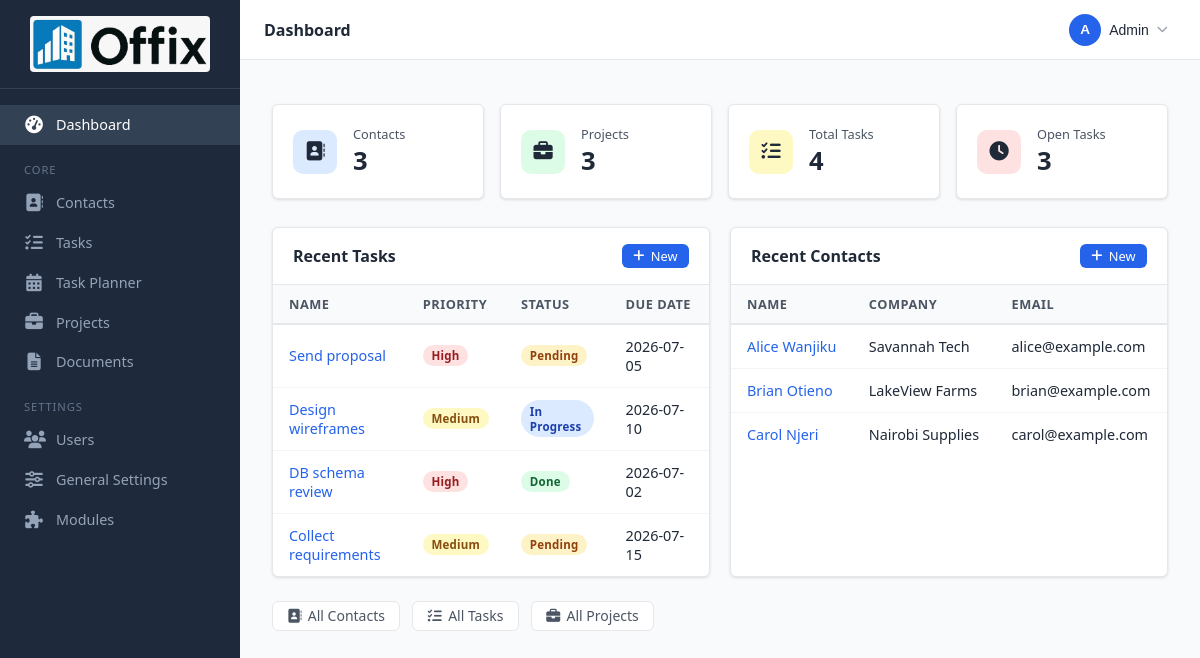
Screenshot of / (signed in) with the database file from the repository.
### tables this page shows
CREATE TABLE `tasks` (
  `id` int(10) unsigned NOT NULL AUTO_INCREMENT,
  `title` varchar(255) NOT NULL,
  `description` text DEFAULT NULL,
  `due_date` date DEFAULT NULL,
  `status` enum('pending','in_progress','done') NOT NULL DEFAULT 'pending',
  `priority` enum('low','medium','high') NOT NULL DEFAULT 'medium',
  `contact_id` int(10) unsigned DEFAULT NULL,
  `project_id` int(10) unsigned DEFAULT NULL,
  `is_recurring` tinyint(1) NOT NULL DEFAULT 0,
  `recurrence_type` enum('daily','weekly','monthly','yearly') DEFAULT NULL,
  `recurrence_interval` int(10) unsigned NOT NULL DEFAULT 1,
  `recurrence_end_date` date DEFAULT NULL,
  `parent_task_id` int(10) unsigned DEFAULT NULL,
  `created_at` timestamp NOT NULL DEFAULT current_timestamp(),
  `updated_at` timestamp NOT NULL DEFAULT current_timestamp() ON UPDATE current_timestamp(),
  PRIMARY KEY (`id`),
  KEY `fk_tasks_contact` (`contact_id`),
  KEY `fk_tasks_project` (`project_id`),
  CONSTRAINT `fk_tasks_contact` FOREIGN KEY (`contact_id`) REFERENCES `contacts` (`id`) ON DELETE SET NULL ON UPDATE CASCADE,
  CONSTRAINT `fk_tasks_project` FOREIGN KEY (`project_id`) REFERENCES `projects` (`id`) ON DELETE SET NULL ON UPDATE CASCADE
);

CREATE TABLE `contacts` (
  `id` int(10) unsigned NOT NULL AUTO_INCREMENT,
  `name` varchar(150) NOT NULL,
  `email` varchar(255) DEFAULT NULL,
  `phone` varchar(50) DEFAULT NULL,
  `company` varchar(150) DEFAULT NULL,
  `notes` text DEFAULT NULL,
  `address1` varchar(255) DEFAULT NULL,
  `address2` varchar(255) DEFAULT NULL,
  `city` varchar(100) DEFAULT NULL,
  `state` varchar(100) DEFAULT NULL,
  `zip` varchar(20) DEFAULT NULL,
  `country` varchar(100) DEFAULT NULL,
  `created_at` timestamp NOT NULL DEFAULT current_timestamp(),
  `updated_at` timestamp NOT NULL DEFAULT current_timestamp() ON UPDATE current_timestamp(),
  PRIMARY KEY (`id`),
  UNIQUE KEY `uq_contacts_email` (`email`)
);

### app/controllers/HomeController.php (called while the page is built, shortened)
<?php
class HomeController extends Controller
{
    public function index(): void
    {
        $db = Database::getInstance();
        $counts = [
            'contacts'      => (int) $db->query('SELECT COUNT(*) FROM contacts')->fetchColumn(),
            'projects'      => (int) $db->query('SELECT COUNT(*) FROM projects')->fetchColumn(),
            'tasks'         => (int) $db->query('SELECT COUNT(*) FROM tasks')->fetchColumn(),
            'tasks_pending' => (int) $db->query(
                "SELECT COUNT(*) FROM tasks WHERE status IN ('pending','in_progress')"
            )->fetchColumn(),
        ];
        $recentTasks = $db->query(
            "SELECT t.id, t.title, t.status, t.priority, t.due_date,
                    c.name  AS contact_name, c.id AS contact_id,
                    p.name  AS project_name, p.id AS project_id
             FROM   tasks t
             LEFT JOIN contacts c ON c.id = t.contact_id
             LEFT JOIN projects p ON p.id = t.project_id
             ORDER BY t.created_at DESC
             LIMIT 5"
        )->fetchAll();
        $recentContacts = $db->query(
            'SELECT id, name, email, company, created_at
             FROM   contacts
             ORDER BY created_at DESC
             LIMIT 5'
        )->fetchAll();
        $this->render('home.dashboard', [
            'pageTitle'      => __('dashboard.title'),
            'counts'         => $counts,
            'recentTasks'    => $recentTasks,
            'recentContacts' => $recentContacts,
        ]);
    }
}

### public/index.php (called while the page is built, shortened)
<?php
require APP_PATH . '/core/helpers.php';
$router = new Router();
$router->dispatch($_SERVER['REQUEST_METHOD'], $_SERVER['REQUEST_URI']);

### app/core/Lang.php (called while the page is built, shortened)
<?php
class Lang
{
    private static string $locale  = 'en-US';
    private static array  $strings = [];
    private static array $folderMap = [
        'en-US' => 'en',
        'de-CH' => 'de_CH',
    ];
    public static function boot(): void
    {
        $stored = $_SESSION['locale'] ?? 'en-US';
        self::$locale = $stored;
    }
    public static function getLocale(): string { return self::$locale; }
    public static function get(string $key, array $replace = []): string
    {
        $text = self::$strings[$key] ?? $key;
        return $text;
    }
    private static function load(string $locale): void
    {
        $folder = self::$folderMap[$locale] ?? 'en';
        $file   = ROOT_PATH . '/lang/' . $folder . '/app.php';
        if (file_exists($file)) {
            self::$strings = array_merge(self::$strings, require $file);
        }
    }
}

### app/core/helpers.php (called while the page is built, shortened)
<?php
function __(string $key, array $replace = []): string
{
    return Lang::get($key, $replace);
}

### app/views/home/dashboard.php (the view)
<?php
function statusBadge(string $status): string {
    return '<span class="badge badge-' . htmlspecialchars($status) . '">'
         . htmlspecialchars(str_replace('_', ' ', $status))
         . '</span>';
}
function priorityBadge(string $p): string {
    return '<span class="badge badge-' . htmlspecialchars($p) . '">' . htmlspecialchars($p) . '</span>';
}
?>
<div class="stat-grid">
    <div class="stat-box">
        <div class="stat-icon blue"><i class="fa-solid fa-address-book"></i></div>
        <div class="stat-info">
            <p><?= __('dashboard.contacts') ?></p>
            <h3><?= $counts['contacts'] ?></h3>
        </div>
    </div>
    <div class="stat-box">
        <div class="stat-icon green"><i class="fa-solid fa-briefcase"></i></div>
        <div class="stat-info">
            <p><?= __('dashboard.projects') ?></p>
            <h3><?= $counts['projects'] ?></h3>
        </div>
    </div>
    <div class="stat-box">
        <div class="stat-icon yellow"><i class="fa-solid fa-list-check"></i></div>
        <div class="stat-info">
            <p><?= __('dashboard.total_tasks') ?></p>
            <h3><?= $counts['tasks'] ?></h3>
        </div>
    </div>
    <div class="stat-box">
        <div class="stat-icon red"><i class="fa-solid fa-clock"></i></div>
        <div class="stat-info">
            <p><?= __('dashboard.open_tasks') ?></p>
            <h3><?= $counts['tasks_pending'] ?></h3>
        </div>
    </div>
</div>
<div style="display:grid; grid-template-columns:1fr 1fr; gap:1.25rem;">
    <div class="card">
        <div class="card-header">
            <h2><?= __('dashboard.recent_tasks') ?></h2>
            <a href="/tasks/create" class="btn btn-sm btn-primary"><i class="fa-solid fa-plus"></i> <?= __('action.new') ?></a>
        </div>
        <?php if (empty($recentTasks)): ?>
            <div class="empty-state">
                <i class="fa-solid fa-list-check empty-icon"></i>
                <p><?= __('tasks.empty') ?></p>
                <a href="/tasks/create" class="btn btn-sm btn-primary"><?= __('tasks.new') ?></a>
            </div>
        <?php else: ?>
            <div class="table-wrap">
                <table>
                    <thead>
                        <tr>
                            <th><?= __('label.name') ?></th>
                            <th><?= __('label.priority') ?></th>
                            <th><?= __('label.status') ?></th>
                            <th><?= __('label.due_date') ?></th>
                        </tr>
                    </thead>
                    <tbody>
                        <?php foreach ($recentTasks as $task): ?>
                        <tr>
                            <td><a href="/tasks/<?= $task['id'] ?>"><?= htmlspecialchars($task['title']) ?></a></td>
                            <td><?= priorityBadge($task['priority']) ?></td>
                            <td><?= statusBadge($task['status']) ?></td>
                            <td><?= $task['due_date'] ? htmlspecialchars($task['due_date']) : '—' ?></td>
                        </tr>
                        <?php endforeach; ?>
                    </tbody>
                </table>
            </div>
        <?php endif; ?>
    </div>
    <div class="card">
        <div class="card-header">
            <h2><?= __('dashboard.recent_contacts') ?></h2>
            <a href="/contacts/create" class="btn btn-sm btn-primary"><i class="fa-solid fa-plus"></i> <?= __('action.new') ?></a>
        </div>
        <?php if (empty($recentContacts)): ?>
            <div class="empty-state">
                <i class="fa-solid fa-address-book empty-icon"></i>
                <p><?= __('contacts.empty') ?></p>
                <a href="/contacts/create" class="btn btn-sm btn-primary"><?= __('contacts.new') ?></a>
            </div>
        <?php else: ?>
            <div class="table-wrap">
                <table>
                    <thead>
                        <tr>
                            <th><?= __('label.name') ?></th>
                            <th><?= __('label.company') ?></th>
                            <th><?= __('label.email') ?></th>
                        </tr>
                    </thead>
                    <tbody>
                        <?php foreach ($recentContacts as $contact): ?>
                        <tr>
                            <td><a href="/contacts/<?= $contact['id'] ?>"><?= htmlspecialchars($contact['name']) ?></a></td>
                            <td><?= htmlspecialchars($contact['company'] ?? '—') ?></td>
                            <td><?= htmlspecialchars($contact['email'] ?? '—') ?></td>
                        </tr>
                        <?php endforeach; ?>
                    </tbody>
                </table>
            </div>
        <?php endif; ?>
    </div>
</div>
<div style="margin-top:1.5rem; display:flex; gap:.75rem; flex-wrap:wrap;">
    <a href="/contacts" class="btn btn-secondary"><i class="fa-solid fa-address-book"></i> <?= __('dashboard.all_contacts') ?></a>
    <a href="/tasks"    class="btn btn-secondary"><i class="fa-solid fa-list-check"></i> <?= __('dashboard.all_tasks') ?></a>
    <a href="/projects" class="btn btn-secondary"><i class="fa-solid fa-briefcase"></i> <?= __('dashboard.all_projects') ?></a>
</div>

### app/core/Router.php (shortened to what this page needs)
<?php
class Router
{
    private array $routes = [];
    private function addRoute(string $method, string $pattern, string|callable $handler, string $action): void
    {
        $this->routes[] = [
            'method'  => $method,
            'pattern' => $pattern,
            'handler' => $handler,
            'action'  => $action,
        ];
    }
    public function dispatch(string $method, string $uri): void
    {
        $uri = strtok($uri, '?');
        $uri = '/' . trim($uri, '/');
        foreach ($this->routes as $route) {
            if ($route['method'] !== strtoupper($method)) continue;
            $params = [];
            if ($this->matches($route['pattern'], $uri, $params)) {
                $this->call($route['handler'], $route['action'], $params);
                return;
            }
        }
    }
    private function matches(string $pattern, string $uri, array &$params): bool
    {
        $regex = preg_replace('/\{([a-zA-Z_]+)\}/', '(?P<$1>[^/]+)', $pattern);
        $regex = '#^' . $regex . '$#';
        if (preg_match($regex, $uri, $matches)) {
            return true;
        }
        return false;
    }
    private function call(string|callable $handler, string $action, array $params): void
    {
        $controller = new $handler();
        call_user_func_array([$controller, $action], $params);
    }
}

### app/core/Controller.php (shortened to what this page needs)
<?php
abstract class Controller
{
    protected function render(string $view, array $data = [], string $layout = 'layout'): void
    {
        $viewPath = ROOT_PATH . '/app/views/' . str_replace('.', '/', $view) . '.php';
        extract($data, EXTR_SKIP);
        require $viewPath;
        $content = ob_get_clean();
        $layoutPath = ROOT_PATH . '/app/views/shared/' . $layout . '.php';
        if (file_exists($layoutPath)) {
            require $layoutPath;
        } else {
            echo $content;
        }
    }
}

### app/views/shared/layout.php (shortened to what this page needs)
<!DOCTYPE html>
<html lang="<?= \App\Core\Lang::getLocale() === 'de-CH' ? 'de' : 'en' ?>">
<head>
    <link rel="stylesheet" href="/css/app.css">
    <link rel="stylesheet" href="https://cdnjs.cloudflare.com/ajax/libs/font-awesome/6.5.1/css/all.min.css">
</head>
<body>
<aside class="sidebar">
    <div class="sidebar-brand">
        <img src="/assets/images/logo.jpeg" alt="Logo" class="sidebar-logo">
    </div>
    <nav class="sidebar-nav">
        <a href="/"><i class="fa-solid fa-gauge-high nav-icon"></i> <?= __('nav.dashboard') ?></a>
        <div class="sidebar-section"><?= __('nav.core') ?></div>
        <a href="/contacts"><i class="fa-solid fa-address-book nav-icon"></i> <?= __('nav.contacts') ?></a>
        <a href="/tasks"><i class="fa-solid fa-list-check nav-icon"></i> <?= __('nav.tasks') ?></a>
        <a href="/tasks/planner"><i class="fa-solid fa-calendar-days nav-icon"></i> <?= __('nav.task_planner') ?></a>
        <a href="/projects"><i class="fa-solid fa-briefcase nav-icon"></i> <?= __('nav.projects') ?></a>
        <a href="/documents"><i class="fa-solid fa-file-lines nav-icon"></i> <?= __('nav.documents') ?></a>
        <?php if (($_SESSION['user_role'] ?? '') === 'admin'): ?>
        <div class="sidebar-section"><?= __('nav.settings') ?></div>
        <a href="/users"><i class="fa-solid fa-users nav-icon"></i> <?= __('nav.users') ?></a>
        <a href="/settings"><i class="fa-solid fa-sliders nav-icon"></i> <?= __('nav.settings_general') ?></a>
        <a href="/settings/modules"><i class="fa-solid fa-puzzle-piece nav-icon"></i> <?= __('nav.modules') ?></a>
        <?php endif; ?>
    </nav>
</aside>
<div class="main-wrapper">
    <header class="topbar">
        <div class="topbar-title"><?= htmlspecialchars($pageTitle ?? 'Dashboard') ?></div>
        <div class="user-menu" id="user-menu">
            <button class="user-menu-btn" onclick="document.getElementById('user-dropdown').classList.toggle('open');">
                <?php if (!empty($_SESSION['user_avatar'])): ?>
                    <img src="/file/avatars/<?= htmlspecialchars($_SESSION['user_avatar']) ?>"
                         class="topbar-avatar" alt="<?= htmlspecialchars($_SESSION['user_name'] ?? '') ?>">
                <?php else: ?>
                    <div class="topbar-avatar-initials">
                        <?= strtoupper(mb_substr($_SESSION['user_name'] ?? 'U', 0, 1)) ?>
                    </div>
                <?php endif; ?>
                <span class="topbar-username"><?= htmlspecialchars($_SESSION['user_name'] ?? '') ?></span>
                <i class="fa-solid fa-chevron-down" style="font-size:.7rem;color:var(--gray-400);"></i>
            </button>
        </div>
    </header>
    <main class="content"><?= $content ?></main>
</div>
</body>
</html>

### rows the page displays
tasks: title "Send proposal", priority "High", status "Pending", due_date "2026-07-05"
tasks: title "Design wireframes", priority "Medium", status "In Progress", due_date "2026-07-10"
tasks: title "DB schema review", priority "High", status "Done", due_date "2026-07-02"
tasks: title "Collect requirements", priority "Medium", status "Pending", due_date "2026-07-15"
contacts: name "Alice Wanjiku", company "Savannah Tech", email "alice@example.com"
contacts: name "Brian Otieno", company "LakeView Farms", email "brian@example.com"
contacts: name "Carol Njeri", company "Nairobi Supplies", email "carol@example.com"

### other values shown
$counts['contacts'] "3"
$counts['projects'] "3"
$counts['tasks'] "4"
$counts['tasks_pending'] "3"
